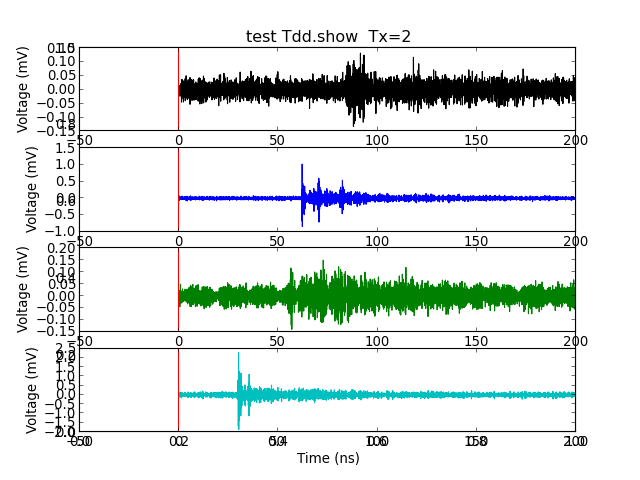

Write Python code to recreate this figure.
from pylayers.measures.mesuwb import *
import matplotlib.pylab as plt
ntx = 2
M  = UWBMesure(ntx)
T  = M.tdd
fig = plt.figure()
t = plt.title('test Tdd.show  Tx='+str(ntx))
T.show()
